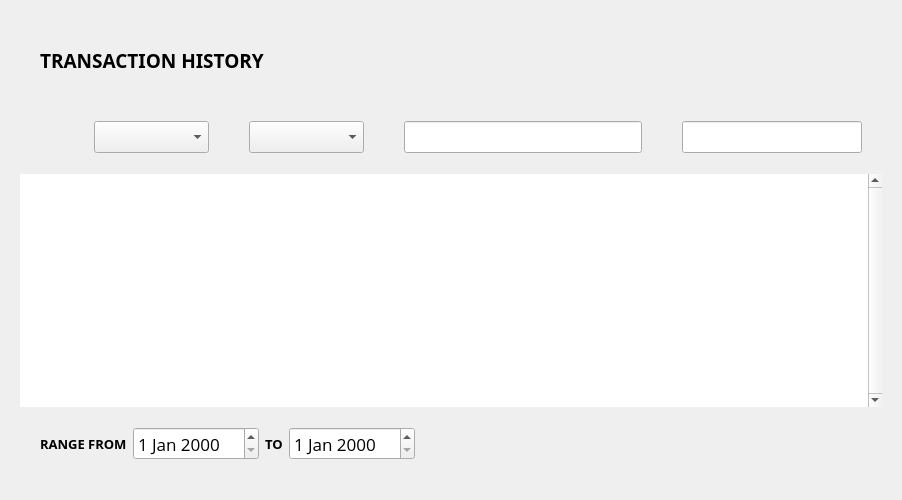
<?xml version="1.0" encoding="UTF-8"?>
<ui version="4.0">
 <class>TransactionsPage</class>
 <widget class="QWidget" name="TransactionsPage">
  <property name="geometry">
   <rect>
    <x>0</x>
    <y>0</y>
    <width>902</width>
    <height>500</height>
   </rect>
  </property>
  <property name="windowTitle">
   <string>Form</string>
  </property>
  <layout class="QVBoxLayout" name="verticalLayout_3">
   <property name="spacing">
    <number>1</number>
   </property>
   <property name="leftMargin">
    <number>20</number>
   </property>
   <property name="topMargin">
    <number>20</number>
   </property>
   <property name="rightMargin">
    <number>20</number>
   </property>
   <property name="bottomMargin">
    <number>20</number>
   </property>
   <item>
    <widget class="QWidget" name="headerWidget" native="true">
     <layout class="QVBoxLayout" name="headerWidgetLayout">
      <property name="spacing">
       <number>1</number>
      </property>
      <property name="leftMargin">
       <number>0</number>
      </property>
      <property name="topMargin">
       <number>0</number>
      </property>
      <property name="rightMargin">
       <number>0</number>
      </property>
      <property name="bottomMargin">
       <number>0</number>
      </property>
      <item>
       <widget class="QThemedPanel" name="titleWidget" native="true">
        <property name="sizePolicy">
         <sizepolicy hsizetype="Preferred" vsizetype="Fixed">
          <horstretch>0</horstretch>
          <verstretch>0</verstretch>
         </sizepolicy>
        </property>
        <property name="minimumSize">
         <size>
          <width>0</width>
          <height>80</height>
         </size>
        </property>
        <property name="maximumSize">
         <size>
          <width>16777215</width>
          <height>80</height>
         </size>
        </property>
        <layout class="QHBoxLayout" name="titleWidgetLayout">
         <property name="leftMargin">
          <number>20</number>
         </property>
         <property name="topMargin">
          <number>20</number>
         </property>
         <property name="rightMargin">
          <number>20</number>
         </property>
         <property name="bottomMargin">
          <number>20</number>
         </property>
         <item>
          <widget class="QLabel" name="label_3">
           <property name="font">
            <font>
             <family>Montserrat</family>
             <pointsize>14</pointsize>
             <weight>75</weight>
             <bold>true</bold>
            </font>
           </property>
           <property name="text">
            <string>TRANSACTION HISTORY</string>
           </property>
          </widget>
         </item>
         <item>
          <spacer name="horizontalSpacer">
           <property name="orientation">
            <enum>Qt::Horizontal</enum>
           </property>
           <property name="sizeHint" stdset="0">
            <size>
             <width>40</width>
             <height>0</height>
            </size>
           </property>
          </spacer>
         </item>
         <item>
          <widget class="QLabel" name="label_4">
           <property name="cursor">
            <cursorShape>PointingHandCursor</cursorShape>
           </property>
           <property name="text">
            <string/>
           </property>
           <property name="pixmap">
            <pixmap resource="../bitcoin.qrc">:/icons/material/blue/question_mark</pixmap>
           </property>
          </widget>
         </item>
        </layout>
       </widget>
      </item>
      <item>
       <widget class="QThemedPanel" name="filterWidget" native="true">
        <layout class="QHBoxLayout" name="filterWidgetLayout" stretch="1,1,5,2">
         <property name="spacing">
          <number>40</number>
         </property>
         <property name="leftMargin">
          <number>74</number>
         </property>
         <property name="topMargin">
          <number>20</number>
         </property>
         <property name="rightMargin">
          <number>20</number>
         </property>
         <property name="bottomMargin">
          <number>20</number>
         </property>
         <item>
          <widget class="QComboBox" name="dateWidget">
           <property name="minimumSize">
            <size>
             <width>115</width>
             <height>0</height>
            </size>
           </property>
           <property name="maximumSize">
            <size>
             <width>115</width>
             <height>16777215</height>
            </size>
           </property>
           <property name="font">
            <font>
             <family>Open Sans</family>
             <pointsize>13</pointsize>
            </font>
           </property>
          </widget>
         </item>
         <item>
          <widget class="QComboBox" name="typeWidget">
           <property name="minimumSize">
            <size>
             <width>115</width>
             <height>0</height>
            </size>
           </property>
           <property name="maximumSize">
            <size>
             <width>115</width>
             <height>16777215</height>
            </size>
           </property>
           <property name="font">
            <font>
             <family>Open Sans</family>
             <pointsize>13</pointsize>
            </font>
           </property>
          </widget>
         </item>
         <item>
          <widget class="QLineEdit" name="addressWidget">
           <property name="font">
            <font>
             <family>Open Sans</family>
             <pointsize>13</pointsize>
            </font>
           </property>
          </widget>
         </item>
         <item>
          <widget class="QLineEdit" name="amountWidget">
           <property name="minimumSize">
            <size>
             <width>180</width>
             <height>0</height>
            </size>
           </property>
           <property name="maximumSize">
            <size>
             <width>180</width>
             <height>16777215</height>
            </size>
           </property>
           <property name="font">
            <font>
             <family>Open Sans</family>
             <pointsize>13</pointsize>
            </font>
           </property>
           <property name="alignment">
            <set>Qt::AlignRight|Qt::AlignTrailing|Qt::AlignVCenter</set>
           </property>
          </widget>
         </item>
        </layout>
       </widget>
      </item>
     </layout>
    </widget>
   </item>
   <item>
    <widget class="QWidget" name="bodyWidget" native="true">
     <layout class="QVBoxLayout" name="bodyWidgetLayout">
      <property name="spacing">
       <number>0</number>
      </property>
      <property name="leftMargin">
       <number>0</number>
      </property>
      <property name="topMargin">
       <number>0</number>
      </property>
      <property name="rightMargin">
       <number>0</number>
      </property>
      <property name="bottomMargin">
       <number>0</number>
      </property>
      <item>
       <widget class="QTableView" name="transactionView">
        <property name="font">
         <font>
          <family>Open Sans</family>
          <pointsize>12</pointsize>
         </font>
        </property>
        <property name="contextMenuPolicy">
         <enum>Qt::CustomContextMenu</enum>
        </property>
        <property name="frameShape">
         <enum>QFrame::NoFrame</enum>
        </property>
        <property name="frameShadow">
         <enum>QFrame::Plain</enum>
        </property>
        <property name="lineWidth">
         <number>0</number>
        </property>
        <property name="verticalScrollBarPolicy">
         <enum>Qt::ScrollBarAlwaysOn</enum>
        </property>
        <property name="tabKeyNavigation">
         <bool>false</bool>
        </property>
        <property name="alternatingRowColors">
         <bool>true</bool>
        </property>
        <property name="showGrid">
         <bool>false</bool>
        </property>
        <attribute name="horizontalHeaderMinimumSectionSize">
         <number>25</number>
        </attribute>
       </widget>
      </item>
      <item>
       <widget class="QThemedPanel" name="dateRangeWidget" native="true">
        <layout class="QHBoxLayout" name="rangeWidgetLayout">
         <property name="leftMargin">
          <number>20</number>
         </property>
         <property name="topMargin">
          <number>20</number>
         </property>
         <property name="rightMargin">
          <number>20</number>
         </property>
         <property name="bottomMargin">
          <number>20</number>
         </property>
         <item>
          <widget class="QLabel" name="label_2">
           <property name="font">
            <font>
             <family>Montserrat</family>
             <pointsize>10</pointsize>
             <weight>75</weight>
             <bold>true</bold>
            </font>
           </property>
           <property name="text">
            <string>RANGE FROM</string>
           </property>
          </widget>
         </item>
         <item>
          <widget class="QDateEdit" name="dateFrom">
           <property name="font">
            <font>
             <family>Open Sans</family>
             <pointsize>13</pointsize>
            </font>
           </property>
          </widget>
         </item>
         <item>
          <widget class="QLabel" name="label">
           <property name="font">
            <font>
             <family>Montserrat</family>
             <pointsize>10</pointsize>
             <weight>75</weight>
             <bold>true</bold>
            </font>
           </property>
           <property name="text">
            <string>TO</string>
           </property>
          </widget>
         </item>
         <item>
          <widget class="QDateEdit" name="dateTo">
           <property name="font">
            <font>
             <family>Open Sans</family>
             <pointsize>13</pointsize>
            </font>
           </property>
          </widget>
         </item>
         <item>
          <spacer name="horizontalSpacer_2">
           <property name="orientation">
            <enum>Qt::Horizontal</enum>
           </property>
           <property name="sizeHint" stdset="0">
            <size>
             <width>40</width>
             <height>0</height>
            </size>
           </property>
          </spacer>
         </item>
        </layout>
       </widget>
      </item>
     </layout>
    </widget>
   </item>
  </layout>
 </widget>
 <customwidgets>
  <customwidget>
   <class>QThemedPanel</class>
   <extends>QWidget</extends>
   <header>qthemedpanel.h</header>
   <container>1</container>
  </customwidget>
 </customwidgets>
 <resources>
  <include location="../bitcoin.qrc"/>
 </resources>
 <connections/>
</ui>
